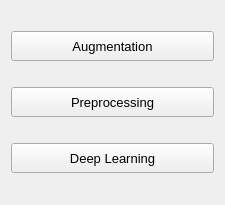
               <widget class="QWidget" name="Object_Detection">
                <property name="geometry">
                 <rect>
                  <x>0</x>
                  <y>0</y>
                  <width>225</width>
                  <height>205</height>
                 </rect>
                </property>
                <attribute name="label">
                 <string>Object Detection</string>
                </attribute>
                <layout class="QVBoxLayout" name="verticalLayout_8">
                 <item>
                  <widget class="QPushButton" name="ao">
                   <property name="minimumSize">
                    <size>
                     <width>0</width>
                     <height>30</height>
                    </size>
                   </property>
                   <property name="font">
                    <font>
                     <family>Segoe UI</family>
                     <pointsize>10</pointsize>
                    </font>
                   </property>
                   <property name="text">
                    <string>Augmentation</string>
                   </property>
                   <property name="iconSize">
                    <size>
                     <width>16</width>
                     <height>16</height>
                    </size>
                   </property>
                   <property name="checkable">
                    <bool>false</bool>
                   </property>
                   <property name="flat">
                    <bool>false</bool>
                   </property>
                  </widget>
                 </item>
                 <item>
                  <widget class="QPushButton" name="po">
                   <property name="minimumSize">
                    <size>
                     <width>0</width>
                     <height>30</height>
                    </size>
                   </property>
                   <property name="font">
                    <font>
                     <family>Segoe UI</family>
                     <pointsize>10</pointsize>
                    </font>
                   </property>
                   <property name="text">
                    <string>Preprocessing</string>
                   </property>
                  </widget>
                 </item>
                 <item>
                  <widget class="QPushButton" name="mlo">
                   <property name="minimumSize">
                    <size>
                     <width>0</width>
                     <height>30</height>
                    </size>
                   </property>
                   <property name="font">
                    <font>
                     <family>Segoe UI</family>
                     <pointsize>10</pointsize>
                    </font>
                   </property>
                   <property name="text">
                    <string>Deep Learning</string>
                   </property>
                  </widget>
                 </item>
                </layout>
               </widget>
